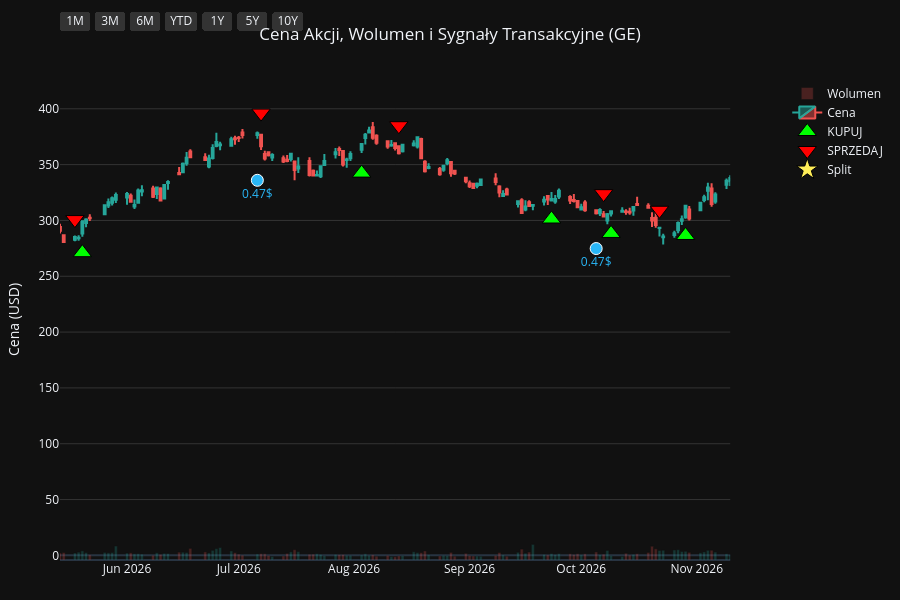
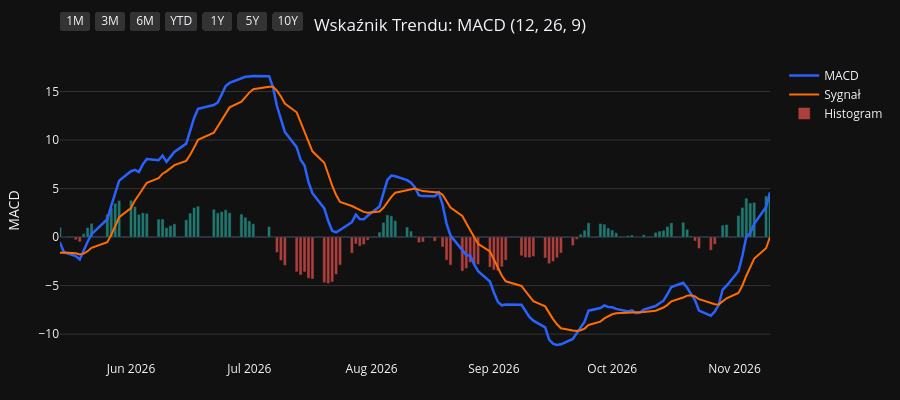
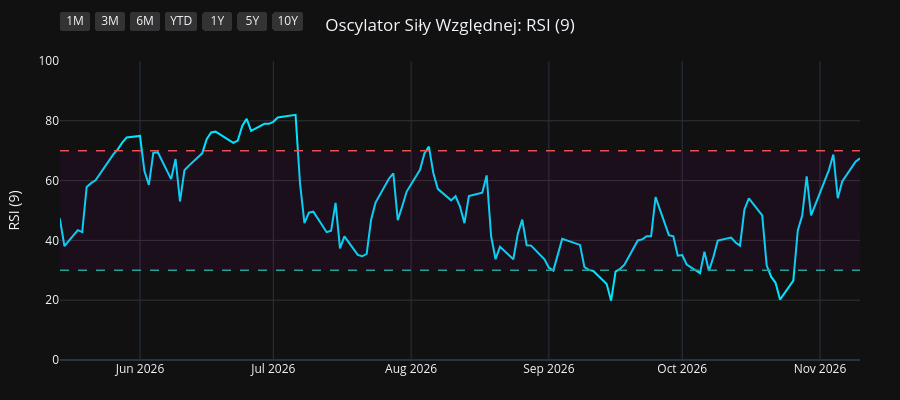
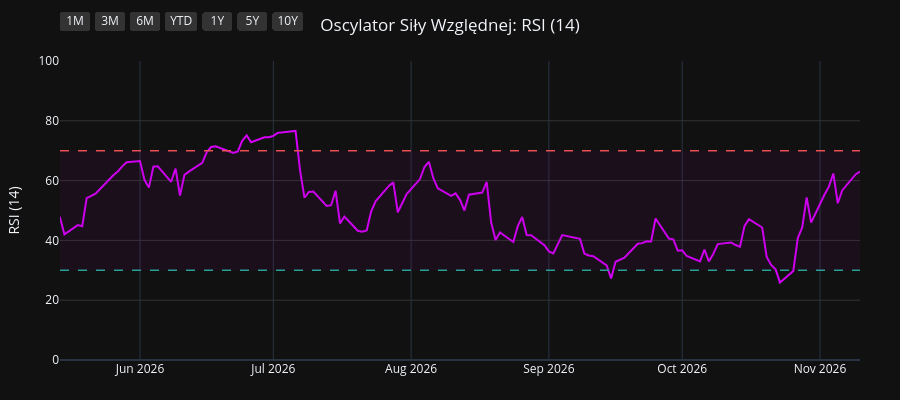

Write notebook code for charts like these, in order.
### Code cell
import os
import yfinance as yf
import pandas as pd
import pandas_ta as ta
import plotly.graph_objects as go
from plotly.subplots import make_subplots

# 1. Pobranie i przygotowanie danych
symbol = os.environ.get("STOCK_TICKER", "").strip().upper()
if not symbol:
    raise RuntimeError("Set STOCK_TICKER before running price_extractor.ipynb")
df = yf.Ticker(symbol).history(period="10y")
df.index = df.index.tz_localize(None)

# Wskaźniki i sygnały
df.ta.macd(fast=12, slow=26, signal=9, append=True)
df.ta.rsi(length=9, append=True)
df.ta.rsi(length=14, append=True)
df.ta.rsi(length=21, append=True)
df.dropna(inplace=True)

macd = df['MACD_12_26_9']
signal = df['MACDs_12_26_9']
wczorajszy_macd = macd.shift(1)
wczorajszy_signal = signal.shift(1)

df['Decyzja'] = 'BRAK'
df.loc[(macd > signal) & (wczorajszy_macd <= wczorajszy_signal), 'Decyzja'] = 'KUPUJ'
df.loc[(macd < signal) & (wczorajszy_macd >= wczorajszy_signal), 'Decyzja'] = 'SPRZEDAJ'

df_kupuj = df[df['Decyzja'] == 'KUPUJ']
df_sprzedaj = df[df['Decyzja'] == 'SPRZEDAJ']
df_dywidendy = df[df['Dividends'] > 0]
df_splity = df[df['Stock Splits'] > 0]

# Wspólna konfiguracja osi X
konfiguracja_osi_x = dict(
    type="date",
    showspikes=True, spikemode="across", spikesnap="cursor", spikedash="dot", spikecolor="#ffffff", spikethickness=1, hoverformat="%Y-%m-%d",
    rangeselector=dict(
        buttons=list([
            dict(count=1, label="1M", step="month", stepmode="backward"),
            dict(count=3, label="3M", step="month", stepmode="backward"),
            dict(count=6, label="6M", step="month", stepmode="backward"),
            dict(count=1, label="YTD", step="year", stepmode="todate"),
            dict(count=1, label="1Y", step="year", stepmode="backward"),
            dict(count=5, label="5Y", step="year", stepmode="backward"),
            dict(step="all", label="10Y")
        ]),
        bgcolor="#333333", activecolor="#2962ff", x=0, y=1.1
    )
)

# ==========================================
# WYKRES 1: CENA + WOLUMEN + SYGNAŁY
# ==========================================
fig1 = make_subplots(specs=[[{"secondary_y": True}]])

kolory_wolumenu = ['#26a69a' if row['Close'] >= row['Open'] else '#ef5350' for index, row in df.iterrows()]
fig1.add_trace(go.Bar(x=df.index, y=df['Volume'], marker_color=kolory_wolumenu, opacity=0.25, name='Wolumen'), secondary_y=True)
fig1.add_trace(go.Candlestick(x=df.index, open=df['Open'], high=df['High'], low=df['Low'], close=df['Close'], name='Cena', increasing_line_color='#26a69a', decreasing_line_color='#ef5350'), secondary_y=False)
fig1.add_trace(go.Scatter(x=df_kupuj.index, y=df_kupuj['Low'] * 0.95, customdata=df_kupuj[['Low', 'High']], mode='markers', marker=dict(symbol='triangle-up', size=16, color='#00ff00', line=dict(width=1, color='black')), name='KUPUJ', hovertemplate='KUPUJ<br>Najniższa: %{customdata[0]:.2f}<br>Najwyższa: %{customdata[1]:.2f}<extra></extra>'), secondary_y=False)
fig1.add_trace(go.Scatter(x=df_sprzedaj.index, y=df_sprzedaj['High'] * 1.05, customdata=df_sprzedaj[['Low', 'High']], mode='markers', marker=dict(symbol='triangle-down', size=16, color='#ff0000', line=dict(width=1, color='black')), name='SPRZEDAJ', hovertemplate='SPRZEDAJ<br>Najniższa: %{customdata[0]:.2f}<br>Najwyższa: %{customdata[1]:.2f}<extra></extra>'), secondary_y=False)

if not df_dywidendy.empty:
    fig1.add_trace(go.Scatter(x=df_dywidendy.index, y=df_dywidendy['Low'] * 0.90, mode='markers+text', marker=dict(symbol='circle', size=12, color='#29b6f6', line=dict(width=1, color='white')), text=df_dywidendy['Dividends'].apply(lambda x: f"{x}$"), textposition="bottom center", name='Dywidenda', showlegend=False, hovertemplate='Dywidenda: %{text}<extra></extra>', textfont=dict(color="#29b6f6")), secondary_y=False)
if not df_splity.empty:
                    fig1.add_trace(go.Scatter(x=df_splity.index, y=df_splity['High'], mode='markers+text', marker=dict(symbol='star', size=16, color='#ffee58', line=dict(width=1, color='black')), text=df_splity['Stock Splits'].apply(lambda x: f"{x:g}:1" if x >= 1 else f"1:{1 / x:g}"), textposition="top center", name='Split', hovertemplate='%{text}<extra></extra>', textfont=dict(color="#ffee58")), secondary_y=False)

fig1.update_layout(title=dict(text=f"Cena Akcji, Wolumen i Sygnały Transakcyjne ({symbol})", x=0.5, xanchor='center'), dragmode='pan', xaxis_rangeslider_visible=False, template='plotly_dark', height=600, hovermode='x unified', margin=dict(l=60, r=40, t=60, b=40))
fig1.update_xaxes(**konfiguracja_osi_x)
fig1.update_xaxes(range=[df.index.max() - pd.Timedelta(days=180), df.index.max()])
fig1.update_yaxes(title_text="Cena (USD)", secondary_y=False, gridcolor='#333333')
fig1.update_yaxes(range=[0, df['Volume'].max() * 4], showgrid=False, showticklabels=False, secondary_y=True)
fig1.show(config={'scrollZoom': True})

# ==========================================
# WYKRES 2: WSKAŹNIK MACD
# ==========================================
fig2 = go.Figure()
fig2.add_trace(go.Scatter(x=df.index, y=df['MACD_12_26_9'], line=dict(color='#2962ff', width=2.5), name='MACD'))
fig2.add_trace(go.Scatter(x=df.index, y=df['MACDs_12_26_9'], line=dict(color='#ff6d00', width=2), name='Sygnał'))
kolory_macd = ['#26a69a' if val >= 0 else '#ef5350' for val in df['MACDh_12_26_9']]
fig2.add_trace(go.Bar(x=df.index, y=df['MACDh_12_26_9'], marker_color=kolory_macd, name='Histogram', opacity=0.7))
fig2.update_layout(title=dict(text="Wskaźnik Trendu: MACD (12, 26, 9)", x=0.5, xanchor='center'), dragmode='pan', xaxis_rangeslider_visible=False, template='plotly_dark', height=400, hovermode='x unified', margin=dict(l=60, r=40, t=60, b=40))
fig2.update_xaxes(**konfiguracja_osi_x)
fig2.update_xaxes(range=[df.index.max() - pd.Timedelta(days=180), df.index.max()])
fig2.update_yaxes(title_text="MACD", gridcolor='#333333')
fig2.show(config={'scrollZoom': True})

# ==========================================
# WYKRES 3: OSCYLATOR RSI (9)
# ==========================================
fig3 = go.Figure()
fig3.add_trace(go.Scatter(x=df.index, y=df['RSI_9'], line=dict(color='#00e5ff', width=2), name='RSI (9)'))
fig3.add_hline(y=70, line_dash="dash", line_color="#ef5350", line_width=1.5)
fig3.add_hline(y=30, line_dash="dash", line_color="#26a69a", line_width=1.5)
fig3.add_hrect(y0=30, y1=70, line_width=0, fillcolor="purple", opacity=0.1)
fig3.update_layout(title=dict(text="Oscylator Siły Względnej: RSI (9)", x=0.5, xanchor='center'), dragmode='pan', xaxis_rangeslider_visible=False, template='plotly_dark', height=400, hovermode='x unified', margin=dict(l=60, r=40, t=60, b=40))
fig3.update_xaxes(**konfiguracja_osi_x)
fig3.update_xaxes(range=[df.index.max() - pd.Timedelta(days=180), df.index.max()])
fig3.update_yaxes(title_text="RSI (9)", range=[0, 100], gridcolor='#333333')
fig3.show(config={'scrollZoom': True})

# ==========================================
# WYKRES 4: OSCYLATOR RSI (14)
# ==========================================
fig4 = go.Figure()
fig4.add_trace(go.Scatter(x=df.index, y=df['RSI_14'], line=dict(color='#d500f9', width=2), name='RSI (14)'))
fig4.add_hline(y=70, line_dash="dash", line_color="#ef5350", line_width=1.5)
fig4.add_hline(y=30, line_dash="dash", line_color="#26a69a", line_width=1.5)
fig4.add_hrect(y0=30, y1=70, line_width=0, fillcolor="purple", opacity=0.1)
fig4.update_layout(title=dict(text="Oscylator Siły Względnej: RSI (14)", x=0.5, xanchor='center'), dragmode='pan', xaxis_rangeslider_visible=False, template='plotly_dark', height=400, hovermode='x unified', margin=dict(l=60, r=40, t=60, b=40))
fig4.update_xaxes(**konfiguracja_osi_x)
fig4.update_xaxes(range=[df.index.max() - pd.Timedelta(days=180), df.index.max()])
fig4.update_yaxes(title_text="RSI (14)", range=[0, 100], gridcolor='#333333')
fig4.show(config={'scrollZoom': True})

# ==========================================
# WYKRES 5: OSCYLATOR RSI (21)
# ==========================================
fig5 = go.Figure()
fig5.add_trace(go.Scatter(x=df.index, y=df['RSI_21'], line=dict(color='#64dd17', width=2), name='RSI (21)'))
fig5.add_hline(y=70, line_dash="dash", line_color="#ef5350", line_width=1.5)
fig5.add_hline(y=30, line_dash="dash", line_color="#26a69a", line_width=1.5)
fig5.add_hrect(y0=30, y1=70, line_width=0, fillcolor="purple", opacity=0.1)
fig5.update_layout(title=dict(text="Oscylator Siły Względnej: RSI (21)", x=0.5, xanchor='center'), dragmode='pan', xaxis_rangeslider_visible=False, template='plotly_dark', height=400, hovermode='x unified', margin=dict(l=60, r=40, t=60, b=40))
fig5.update_xaxes(**konfiguracja_osi_x)
fig5.update_xaxes(range=[df.index.max() - pd.Timedelta(days=180), df.index.max()])
fig5.update_yaxes(title_text="RSI (21)", range=[0, 100], gridcolor='#333333')
fig5.show(config={'scrollZoom': True})

### Figure 1 — Plotly figure (JSON) as saved in the notebook; plotly's stock layout.template omitted (floating-point values rounded to 4 significant figures; data arrays with more than 128 entries replaced by an {"elided": "..."} marker saying what was removed)
{"data": [{"marker": {"color": {"elided": "2479 str values"}}, "name": "Wolumen", "opacity": 0.25, "type": "bar", "x": {"elided": "2479 str values"}, "xaxis": "x", "y": {"elided": "2479 int values"}, "yaxis": "y2"}, {"close": {"elided": "2479 float values"}, "decreasing": {"line": {"color": "#ef5350"}}, "high": {"elided": "2479 float values"}, "increasing": {"line": {"color": "#26a69a"}}, "low": {"elided": "2479 float values"}, "name": "Cena", "open": {"elided": "2479 float values"}, "type": "candlestick", "x": {"elided": "2479 str values"}, "xaxis": "x", "yaxis": "y"}, {"customdata": {"elided": "98x2 float values"}, "hovertemplate": "KUPUJ<br>Najniższa: %{customdata[0]:.2f}<br>Najwyższa: %{customdata[1]:.2f}<extra></extra>", "marker": {"color": "#00ff00", "line": {"color": "black", "width": 1}, "size": 16, "symbol": "triangle-up"}, "mode": "markers", "name": "KUPUJ", "type": "scatter", "x": ["2017-02-13T00:00:00", "2017-03-10T00:00:00", "2017-03-30T00:00:00", "2017-04-19T00:00:00", "2017-06-02T00:00:00", "2017-07-17T00:00:00", "2017-08-04T00:00:00", "2017-08-30T00:00:00", "2017-09-14T00:00:00", "2017-11-10T00:00:00", "2017-11-27T00:00:00", "2018-02-16T00:00:00", "2018-04-05T00:00:00", "2018-04-10T00:00:00", "2018-06-27T00:00:00", "2018-08-24T00:00:00", "2018-10-03T00:00:00", "2018-11-28T00:00:00", "2019-02-26T00:00:00", "2019-04-26T00:00:00", "2019-06-06T00:00:00", "2019-07-24T00:00:00", "2019-09-03T00:00:00", "2019-10-15T00:00:00", "2020-01-02T00:00:00", "2020-01-29T00:00:00", "2020-03-26T00:00:00", "2020-05-18T00:00:00", "2020-07-15T00:00:00", "2020-08-11T00:00:00", "2020-08-24T00:00:00", "2020-09-04T00:00:00", "2020-09-16T00:00:00", "2020-10-02T00:00:00", "2021-01-11T00:00:00", "2021-02-08T00:00:00", "2021-04-09T00:00:00", "2021-05-26T00:00:00", "2021-07-01T00:00:00", "2021-07-26T00:00:00", "2021-08-25T00:00:00", "2021-09-24T00:00:00", "2021-10-20T00:00:00", "2021-10-25T00:00:00", "2021-12-10T00:00:00", "2021-12-23T00:00:00", "2022-02-03T00:00:00", "2022-03-14T00:00:00", "2022-04-19T00:00:00", "2022-05-17T00:00:00", "2022-07-08T00:00:00", "2022-10-04T00:00:00", "2022-12-29T00:00:00", "2023-02-02T00:00:00", "2023-03-06T00:00:00", "2023-03-29T00:00:00", "2023-04-19T00:00:00", "2023-05-02T00:00:00", "2023-05-18T00:00:00", "2023-06-02T00:00:00", "2023-06-06T00:00:00", "2023-06-30T00:00:00", "2023-07-25T00:00:00", "2023-08-30T00:00:00", "2023-09-14T00:00:00", "2023-10-11T00:00:00", "2023-10-24T00:00:00", "2023-10-30T00:00:00", "2023-11-03T00:00:00", "2023-12-19T00:00:00", "2024-01-10T00:00:00", "2024-01-30T00:00:00", "2024-04-05T00:00:00", "2024-04-29T00:00:00", "2024-05-07T00:00:00", "2024-06-21T00:00:00", "2024-07-08T00:00:00", "2024-07-23T00:00:00", "2024-08-13T00:00:00", "2024-09-13T00:00:00", "2024-11-08T00:00:00", "2024-11-21T00:00:00", "2024-12-24T00:00:00", "2025-03-19T00:00:00", "2025-04-22T00:00:00", "2025-06-30T00:00:00", "2025-07-14T00:00:00", "2025-09-02T00:00:00", "2025-10-27T00:00:00", "2025-12-12T00:00:00", "2026-02-06T00:00:00", "2026-04-07T00:00:00", "2026-05-06T00:00:00", "2026-05-20T00:00:00", "2026-08-03T00:00:00", "2026-09-23T00:00:00", "2026-10-09T00:00:00", "2026-10-29T00:00:00"], "xaxis": "x", "y": [122.8, 123.4, 123.4, 124.4, 115.0, 112.2, 107.6, 101.4, 100.5, 84.41, 76.73, 63.25, 56.71, 55.76, 59.95, 54.17, 53.86, 32.32, 48.1, 41.65, 44.67, 48.24, 36.98, 39.45, 51.5, 57.28, 34.47, 26.35, 32.32, 30.76, 28.96, 28.78, 27.81, 27.86, 50.98, 52.59, 61.9, 60.15, 61.67, 58.3, 59.17, 59.25, 59.98, 59.67, 55.69, 53.92, 55.8, 53.18, 52.53, 43.84, 36.02, 37.62, 47.6, 60.9, 64.35, 69.71, 73.25, 74.56, 75.71, 77.8, 77.47, 80.82, 84.63, 84.87, 85.14, 83.33, 80.73, 80.06, 80.56, 92.2, 95.84, 97.86, 138.8, 152.6, 156.5, 151.0, 150.4, 154.4, 155.9, 158.7, 168.5, 166.5, 158.6, 189.7, 171.6, 239.2, 241.6, 252.9, 287.7, 274.7, 293.5, 268.2, 284.1, 271.1, 342.4, 301.3, 288.3, 286.5], "yaxis": "y"}, {"customdata": {"elided": "97x2 float values"}, "hovertemplate": "SPRZEDAJ<br>Najniższa: %{customdata[0]:.2f}<br>Najwyższa: %{customdata[1]:.2f}<extra></extra>", "marker": {"color": "#ff0000", "line": {"color": "black", "width": 1}, "size": 16, "symbol": "triangle-down"}, "mode": "markers", "name": "SPRZEDAJ", "type": "scatter", "x": ["2017-03-09T00:00:00", "2017-03-14T00:00:00", "2017-04-17T00:00:00", "2017-04-24T00:00:00", "2017-06-23T00:00:00", "2017-07-21T00:00:00", "2017-08-17T00:00:00", "2017-09-11T00:00:00", "2017-10-09T00:00:00", "2017-11-13T00:00:00", "2018-01-18T00:00:00", "2018-03-21T00:00:00", "2018-04-09T00:00:00", "2018-05-24T00:00:00", "2018-07-20T00:00:00", "2018-09-24T00:00:00", "2018-10-16T00:00:00", "2019-02-14T00:00:00", "2019-03-05T00:00:00", "2019-05-20T00:00:00", "2019-07-08T00:00:00", "2019-08-01T00:00:00", "2019-09-30T00:00:00", "2019-11-21T00:00:00", "2020-01-17T00:00:00", "2020-02-18T00:00:00", "2020-05-15T00:00:00", "2020-06-17T00:00:00", "2020-07-27T00:00:00", "2020-08-20T00:00:00", "2020-09-01T00:00:00", "2020-09-08T00:00:00", "2020-09-24T00:00:00", "2020-12-14T00:00:00", "2021-01-19T00:00:00", "2021-03-11T00:00:00", "2021-04-16T00:00:00", "2021-06-10T00:00:00", "2021-07-06T00:00:00", "2021-08-17T00:00:00", "2021-09-09T00:00:00", "2021-10-12T00:00:00", "2021-10-21T00:00:00", "2021-11-16T00:00:00", "2021-12-13T00:00:00", "2022-01-21T00:00:00", "2022-02-18T00:00:00", "2022-04-04T00:00:00", "2022-04-26T00:00:00", "2022-06-13T00:00:00", "2022-08-22T00:00:00", "2022-11-21T00:00:00", "2023-01-31T00:00:00", "2023-02-03T00:00:00", "2023-03-22T00:00:00", "2023-04-06T00:00:00", "2023-04-26T00:00:00", "2023-05-04T00:00:00", "2023-05-23T00:00:00", "2023-06-05T00:00:00", "2023-06-14T00:00:00", "2023-07-21T00:00:00", "2023-08-02T00:00:00", "2023-09-05T00:00:00", "2023-09-21T00:00:00", "2023-10-16T00:00:00", "2023-10-27T00:00:00", "2023-11-01T00:00:00", "2023-12-06T00:00:00", "2024-01-03T00:00:00", "2024-01-16T00:00:00", "2024-03-25T00:00:00", "2024-04-18T00:00:00", "2024-05-01T00:00:00", "2024-05-10T00:00:00", "2024-06-24T00:00:00", "2024-07-12T00:00:00", "2024-08-05T00:00:00", "2024-09-03T00:00:00", "2024-10-03T00:00:00", "2024-11-19T00:00:00", "2024-12-05T00:00:00", "2025-02-14T00:00:00", "2025-03-31T00:00:00", "2025-06-10T00:00:00", "2025-07-01T00:00:00", "2025-08-06T00:00:00", "2025-10-02T00:00:00", "2025-11-04T00:00:00", "2026-01-15T00:00:00", "2026-03-05T00:00:00", "2026-04-22T00:00:00", "2026-05-18T00:00:00", "2026-07-07T00:00:00", "2026-08-13T00:00:00", "2026-10-07T00:00:00", "2026-10-22T00:00:00"], "xaxis": "x", "y": [137.3, 137.1, 136.7, 137.8, 129.0, 120.7, 116.5, 110.9, 113.2, 97.28, 82.51, 66.44, 62.63, 70.06, 66.17, 58.65, 59.57, 50.0, 53.36, 50.84, 52.76, 53.06, 46.08, 58.84, 60.47, 65.64, 28.72, 38.2, 34.81, 32.42, 32.52, 32.32, 31.4, 57.77, 59.35, 65.56, 69.74, 70.71, 67.96, 65.86, 66.91, 66.4, 67.9, 67.79, 61.53, 62.82, 63.22, 59.03, 54.49, 44.76, 48.76, 55.12, 66.49, 68.78, 76.17, 77.64, 80.98, 83.7, 85.66, 87.03, 87.85, 92.1, 93.43, 94.0, 94.12, 91.37, 90.48, 89.24, 101.0, 103.2, 107.0, 144.7, 163.5, 169.0, 174.6, 170.5, 168.2, 165.7, 181.1, 193.8, 184.6, 187.6, 217.5, 210.0, 261.7, 266.4, 286.9, 316.9, 323.0, 339.2, 357.4, 301.4, 300.8, 396.2, 384.8, 324.0, 309.1], "yaxis": "y"}, {"hovertemplate": "Dywidenda: %{text}<extra></extra>", "marker": {"color": "#29b6f6", "line": {"color": "white", "width": 1}, "size": 12, "symbol": "circle"}, "mode": "markers+text", "name": "Dywidenda", "showlegend": false, "text": ["1.150185$", "1.150185$", "1.150185$", "0.575092$", "0.575092$", "0.575092$", "0.575092$", "0.047924$", "0.049841$", "0.049841$", "0.049841$", "0.049841$", "0.049841$", "0.049841$", "0.049841$", "0.049841$", "0.049841$", "0.049841$", "0.049841$", "0.049841$", "0.049841$", "0.049841$", "0.049841$", "0.049841$", "0.063847$", "0.063847$", "0.063847$", "0.063847$", "0.28$", "0.28$", "0.28$", "0.28$", "0.36$", "0.36$", "0.36$", "0.36$", "0.47$", "0.47$", "0.47$"], "textfont": {"color": "#29b6f6"}, "textposition": "bottom center", "type": "scatter", "x": ["2017-02-23T00:00:00", "2017-06-15T00:00:00", "2017-09-15T00:00:00", "2017-12-26T00:00:00", "2018-02-23T00:00:00", "2018-06-15T00:00:00", "2018-09-14T00:00:00", "2018-12-19T00:00:00", "2019-03-08T00:00:00", "2019-06-28T00:00:00", "2019-09-13T00:00:00", "2019-12-20T00:00:00", "2020-03-06T00:00:00", "2020-06-26T00:00:00", "2020-09-25T00:00:00", "2020-12-18T00:00:00", "2021-03-05T00:00:00", "2021-06-25T00:00:00", "2021-09-24T00:00:00", "2021-12-20T00:00:00", "2022-03-07T00:00:00", "2022-06-27T00:00:00", "2022-09-26T00:00:00", "2022-12-14T00:00:00", "2023-03-06T00:00:00", "2023-07-10T00:00:00", "2023-09-25T00:00:00", "2023-12-27T00:00:00", "2024-04-12T00:00:00", "2024-07-11T00:00:00", "2024-09-26T00:00:00", "2024-12-27T00:00:00", "2025-03-10T00:00:00", "2025-07-07T00:00:00", "2025-09-29T00:00:00", "2025-12-29T00:00:00", "2026-03-09T00:00:00", "2026-07-06T00:00:00", "2026-10-05T00:00:00"], "xaxis": "x", "y": [117.8, 113.1, 95.43, 70.4, 59.11, 54.74, 51.44, 31.41, 40.2, 44.96, 39.67, 47.35, 39.92, 28.09, 26.26, 46.9, 57.42, 57.29, 56.13, 48.28, 46.74, 36.29, 35.27, 44.73, 60.97, 76.46, 78.12, 89.62, 135.7, 143.7, 164.2, 150.6, 167.8, 220.4, 259.3, 278.9, 278.3, 335.9, 274.8], "yaxis": "y"}, {"hovertemplate": "%{text}<extra></extra>", "marker": {"color": "#ffee58", "line": {"color": "black", "width": 1}, "size": 16, "symbol": "star"}, "mode": "markers+text", "name": "Split", "text": ["1.04:1", "1:8", "1.281:1", "1.253:1"], "textfont": {"color": "#ffee58"}, "textposition": "top center", "type": "scatter", "x": ["2019-02-26T00:00:00", "2021-08-02T00:00:00", "2023-01-04T00:00:00", "2024-04-02T00:00:00"], "xaxis": "x", "y": [52.41, 65.12, 54.94, 142.1], "yaxis": "y"}], "layout": {"dragmode": "pan", "height": 600, "hovermode": "x unified", "margin": {"b": 40, "l": 60, "r": 40, "t": 60}, "title": {"text": "Cena Akcji, Wolumen i Sygnały Transakcyjne (GE)", "x": 0.5, "xanchor": "center"}, "xaxis": {"anchor": "y", "domain": [0.0, 0.94], "hoverformat": "%Y-%m-%d", "range": ["2026-05-14T00:00:00", "2026-11-10T00:00:00"], "rangeselector": {"activecolor": "#2962ff", "bgcolor": "#333333", "buttons": [{"count": 1, "label": "1M", "step": "month", "stepmode": "backward"}, {"count": 3, "label": "3M", "step": "month", "stepmode": "backward"}, {"count": 6, "label": "6M", "step": "month", "stepmode": "backward"}, {"count": 1, "label": "YTD", "step": "year", "stepmode": "todate"}, {"count": 1, "label": "1Y", "step": "year", "stepmode": "backward"}, {"count": 5, "label": "5Y", "step": "year", "stepmode": "backward"}, {"label": "10Y", "step": "all"}], "x": 0, "y": 1.1}, "rangeslider": {"visible": false}, "showspikes": true, "spikecolor": "#ffffff", "spikedash": "dot", "spikemode": "across", "spikesnap": "cursor", "spikethickness": 1, "type": "date"}, "yaxis": {"anchor": "x", "domain": [0.0, 1.0], "gridcolor": "#333333", "title": {"text": "Cena (USD)"}}, "yaxis2": {"anchor": "x", "overlaying": "y", "range": [0, 321860232], "showgrid": false, "showticklabels": false, "side": "right"}}}

### Figure 2 — Plotly figure (JSON) as saved in the notebook; plotly's stock layout.template omitted (floating-point values rounded to 4 significant figures; data arrays with more than 128 entries replaced by an {"elided": "..."} marker saying what was removed)
{"data": [{"line": {"color": "#2962ff", "width": 2.5}, "name": "MACD", "type": "scatter", "x": {"elided": "2479 str values"}, "y": {"elided": "2479 float values"}}, {"line": {"color": "#ff6d00", "width": 2}, "name": "Sygnał", "type": "scatter", "x": {"elided": "2479 str values"}, "y": {"elided": "2479 float values"}}, {"marker": {"color": {"elided": "2479 str values"}}, "name": "Histogram", "opacity": 0.7, "type": "bar", "x": {"elided": "2479 str values"}, "y": {"elided": "2479 float values"}}], "layout": {"dragmode": "pan", "height": 400, "hovermode": "x unified", "margin": {"b": 40, "l": 60, "r": 40, "t": 60}, "title": {"text": "Wskaźnik Trendu: MACD (12, 26, 9)", "x": 0.5, "xanchor": "center"}, "xaxis": {"hoverformat": "%Y-%m-%d", "range": ["2026-05-14T00:00:00", "2026-11-10T00:00:00"], "rangeselector": {"activecolor": "#2962ff", "bgcolor": "#333333", "buttons": [{"count": 1, "label": "1M", "step": "month", "stepmode": "backward"}, {"count": 3, "label": "3M", "step": "month", "stepmode": "backward"}, {"count": 6, "label": "6M", "step": "month", "stepmode": "backward"}, {"count": 1, "label": "YTD", "step": "year", "stepmode": "todate"}, {"count": 1, "label": "1Y", "step": "year", "stepmode": "backward"}, {"count": 5, "label": "5Y", "step": "year", "stepmode": "backward"}, {"label": "10Y", "step": "all"}], "x": 0, "y": 1.1}, "rangeslider": {"visible": false}, "showspikes": true, "spikecolor": "#ffffff", "spikedash": "dot", "spikemode": "across", "spikesnap": "cursor", "spikethickness": 1, "type": "date"}, "yaxis": {"gridcolor": "#333333", "title": {"text": "MACD"}}}}

### Figure 3 — Plotly figure (JSON) as saved in the notebook; plotly's stock layout.template omitted (floating-point values rounded to 4 significant figures; data arrays with more than 128 entries replaced by an {"elided": "..."} marker saying what was removed)
{"data": [{"line": {"color": "#00e5ff", "width": 2}, "name": "RSI (9)", "type": "scatter", "x": {"elided": "2479 str values"}, "y": {"elided": "2479 float values"}}], "layout": {"dragmode": "pan", "height": 400, "hovermode": "x unified", "margin": {"b": 40, "l": 60, "r": 40, "t": 60}, "shapes": [{"line": {"color": "#ef5350", "dash": "dash", "width": 1.5}, "type": "line", "x0": 0, "x1": 1, "xref": "x domain", "y0": 70, "y1": 70, "yref": "y"}, {"line": {"color": "#26a69a", "dash": "dash", "width": 1.5}, "type": "line", "x0": 0, "x1": 1, "xref": "x domain", "y0": 30, "y1": 30, "yref": "y"}, {"fillcolor": "purple", "line": {"width": 0}, "opacity": 0.1, "type": "rect", "x0": 0, "x1": 1, "xref": "x domain", "y0": 30, "y1": 70, "yref": "y"}], "title": {"text": "Oscylator Siły Względnej: RSI (9)", "x": 0.5, "xanchor": "center"}, "xaxis": {"hoverformat": "%Y-%m-%d", "range": ["2026-05-14T00:00:00", "2026-11-10T00:00:00"], "rangeselector": {"activecolor": "#2962ff", "bgcolor": "#333333", "buttons": [{"count": 1, "label": "1M", "step": "month", "stepmode": "backward"}, {"count": 3, "label": "3M", "step": "month", "stepmode": "backward"}, {"count": 6, "label": "6M", "step": "month", "stepmode": "backward"}, {"count": 1, "label": "YTD", "step": "year", "stepmode": "todate"}, {"count": 1, "label": "1Y", "step": "year", "stepmode": "backward"}, {"count": 5, "label": "5Y", "step": "year", "stepmode": "backward"}, {"label": "10Y", "step": "all"}], "x": 0, "y": 1.1}, "rangeslider": {"visible": false}, "showspikes": true, "spikecolor": "#ffffff", "spikedash": "dot", "spikemode": "across", "spikesnap": "cursor", "spikethickness": 1, "type": "date"}, "yaxis": {"gridcolor": "#333333", "range": [0, 100], "title": {"text": "RSI (9)"}}}}

### Figure 4 — Plotly figure (JSON) as saved in the notebook; plotly's stock layout.template omitted (floating-point values rounded to 4 significant figures; data arrays with more than 128 entries replaced by an {"elided": "..."} marker saying what was removed)
{"data": [{"line": {"color": "#d500f9", "width": 2}, "name": "RSI (14)", "type": "scatter", "x": {"elided": "2479 str values"}, "y": {"elided": "2479 float values"}}], "layout": {"dragmode": "pan", "height": 400, "hovermode": "x unified", "margin": {"b": 40, "l": 60, "r": 40, "t": 60}, "shapes": [{"line": {"color": "#ef5350", "dash": "dash", "width": 1.5}, "type": "line", "x0": 0, "x1": 1, "xref": "x domain", "y0": 70, "y1": 70, "yref": "y"}, {"line": {"color": "#26a69a", "dash": "dash", "width": 1.5}, "type": "line", "x0": 0, "x1": 1, "xref": "x domain", "y0": 30, "y1": 30, "yref": "y"}, {"fillcolor": "purple", "line": {"width": 0}, "opacity": 0.1, "type": "rect", "x0": 0, "x1": 1, "xref": "x domain", "y0": 30, "y1": 70, "yref": "y"}], "title": {"text": "Oscylator Siły Względnej: RSI (14)", "x": 0.5, "xanchor": "center"}, "xaxis": {"hoverformat": "%Y-%m-%d", "range": ["2026-05-14T00:00:00", "2026-11-10T00:00:00"], "rangeselector": {"activecolor": "#2962ff", "bgcolor": "#333333", "buttons": [{"count": 1, "label": "1M", "step": "month", "stepmode": "backward"}, {"count": 3, "label": "3M", "step": "month", "stepmode": "backward"}, {"count": 6, "label": "6M", "step": "month", "stepmode": "backward"}, {"count": 1, "label": "YTD", "step": "year", "stepmode": "todate"}, {"count": 1, "label": "1Y", "step": "year", "stepmode": "backward"}, {"count": 5, "label": "5Y", "step": "year", "stepmode": "backward"}, {"label": "10Y", "step": "all"}], "x": 0, "y": 1.1}, "rangeslider": {"visible": false}, "showspikes": true, "spikecolor": "#ffffff", "spikedash": "dot", "spikemode": "across", "spikesnap": "cursor", "spikethickness": 1, "type": "date"}, "yaxis": {"gridcolor": "#333333", "range": [0, 100], "title": {"text": "RSI (14)"}}}}
